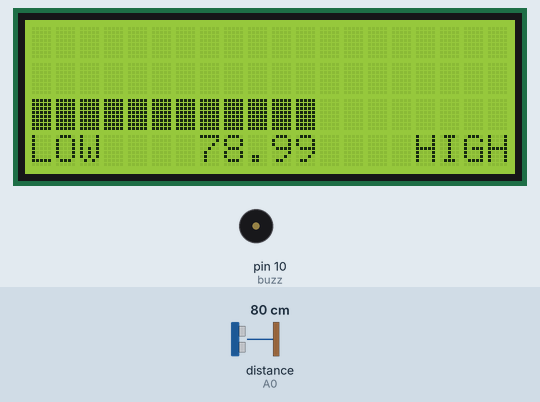
This sketch was run on a simulated Arduino Uno, built with avr-gcc and run on an emulated ATmega328P. Parts: 20×4 character LCD, buzzer (waves = sounding, pin HIGH). Wiring (inferred from the names in the program): ultrasonic range finder: trigger A1; echo A0. The inputs (shaded band) are chosen by the test bench; at power-on: distance to the obstacle (sensor on A0) 80 cm. The echo pulse lasts 58.3 µs per cm; pins used as bus, display or sensor lines are not drawn.

Above: at 1.25 s.
1.3 s: distance to the obstacle (sensor on A0) set to 18 cm
At 3.6 s:
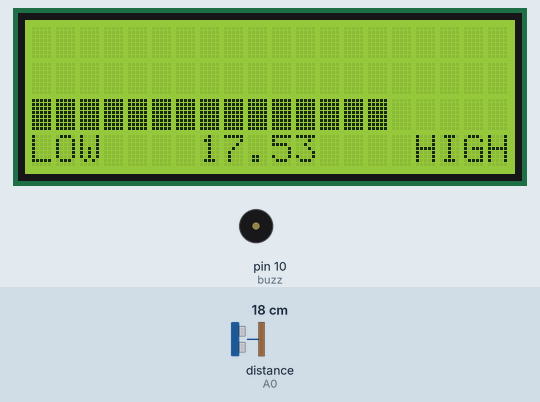
6.7 s: distance to the obstacle (sensor on A0) set to 35 cm
At 8.6 s:
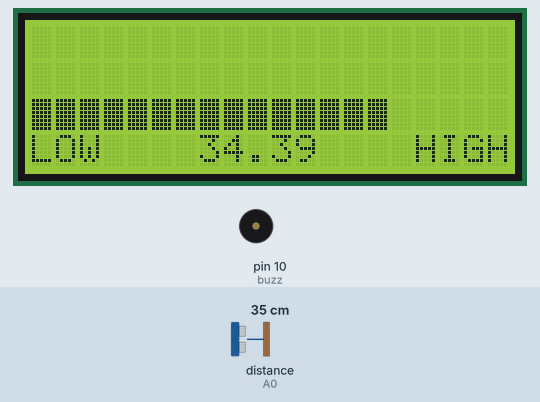
11.0 s: distance to the obstacle (sensor on A0) set to 60 cm
At 12.0 s:
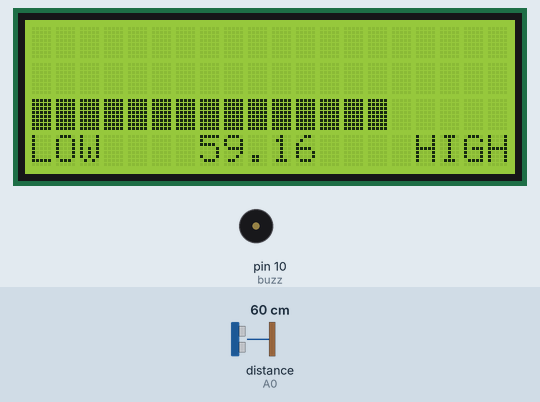
Timing chart, 0 to 14.0 s (numbered marks = the images above; inputs shaded):
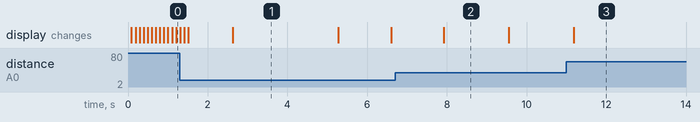

The sketch:

Automatic_Motor_Controller.ino
```cpp
#include <Wire.h>
#include <LiquidCrystal_I2C.h>

LiquidCrystal_I2C lcd(0x27, 20, 4); // set the LCD address to 0x27 for a 20 chars and 4 line display

int x = 0;
int y = 0;
int i = 0;
int j = 0;
int v;
int trigpin = A1;
int echopin = A0;
int buzz = 10;
float min = 10.00;
float max = 100.00;
float time;
float cm;
float inch;

void setup() {
  // put your setup code here, to run once:

  lcd.init();               // initialize the lcd
  lcd.backlight();          //backlight turn on

  pinMode(trigpin, OUTPUT);
  pinMode(echopin, INPUT);
  pinMode(buzz, OUTPUT);

}
void customclear()
{
  // ensures all custom character slots are clear before new custom
  // characters can be defined.
  byte blank[8] = { B00000, B00000, B00000, B00000, B00000, B00000, B00000, B00000 };
  for (int i = 0; i < 8; i++)
  {
    lcd.createChar(i, blank);
  }
}
void customset1()
{
  customclear();
  j = 4;
  // arrays to form one set of custom characters
  byte line1[8] = {  B10000, B10000, B10000, B10000, B10000, B10000, B10000, B10000 };
  byte line2[8] = {  B11000, B11000, B11000, B11000, B11000, B11000, B11000, B11000 };
  byte line3[8] = {  B11100, B11100, B11100, B11100, B11100, B11100, B11100, B11100 };
  byte line4[8] = {  B11110, B11110, B11110, B11110, B11110, B11110, B11110, B11110 };

  // assignes each segment a write number
  lcd.createChar(0, line1);
  lcd.createChar(1, line2);
  lcd.createChar(2, line3);
  lcd.createChar(3, line4);
}
void loop() {

  digitalWrite(trigpin, LOW);
  delay(2);
  digitalWrite(trigpin, HIGH);
  delayMicroseconds(10);
  digitalWrite(trigpin, LOW);
  time = pulseIn(echopin, HIGH);
  cm = (time / 58.82) ;
  inch = (cm / 2.54);

  if (cm < min)
  {
    /*lcd.clear();
      digitalWrite(buzz, HIGH);
      delay(100);
      digitalWrite(buzz, LOW);
      delay(100);
      lcd.setCursor(0, 0);
      lcd.print("Dangerous Situation");
      lcd.setCursor(0, 1);
      lcd.print("Obstacle in Range");
      lcd.setCursor(3, 3);
      lcd.print("Digitarduino");*/
  }
  else //if(cm > 30)
  {
    lcd.setCursor(0, 3);
    lcd.print("LOW");

    lcd.setCursor(16, 3);
    lcd.print("HIGH");

    if ((cm < 100) && (cm > 10))
    {
      lcd.setCursor(7, 3);
      lcd.print(cm);
      x = cm / 5;

      v = 0;
      while (v < x)
      {
        for (int i = 0; i < j; i++)
        {
          lcd.setCursor(v, 2);
          lcd.write(i);
          delay(100);
          lcd.setCursor(5,0);
          lcd.write("Saif");
        }
        lcd.setCursor(v, 2);
        lcd.write(255);
        delay(100);
        v++;
      }
      /*customset1();
        for (int k = 0; k < 10; k++)
        {
        for (int i = 0; i < j; i++)
        {
          lcd.setCursor(k, 2);
          lcd.write(i);
          //delay(100);
        }
        lcd.write(255);
        }*/

    }

    delay(1000);
    //lcd.clear();
  }

}
```

Measured:
- after the input at 6.7 s, the display: changes after 1.2 s (image 2)
- after the input at 11.0 s, the display: changes after 0.19 s (image 3)
